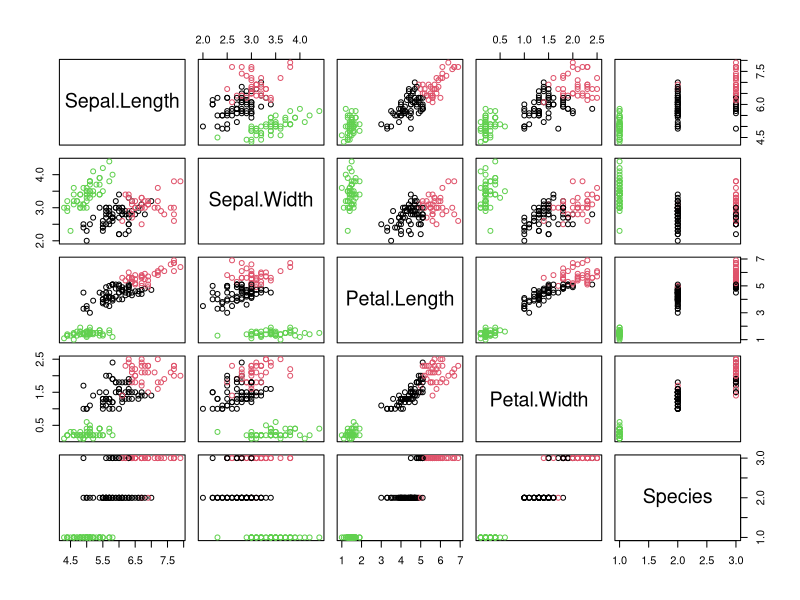
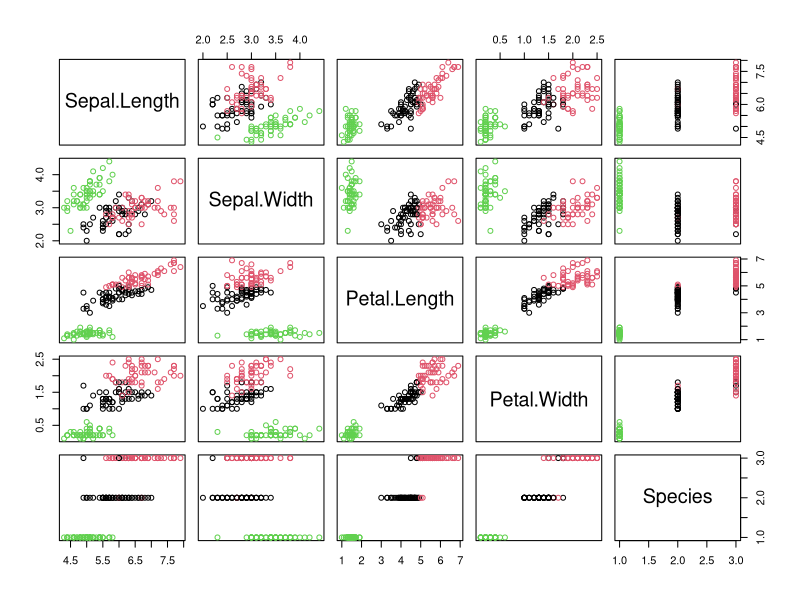
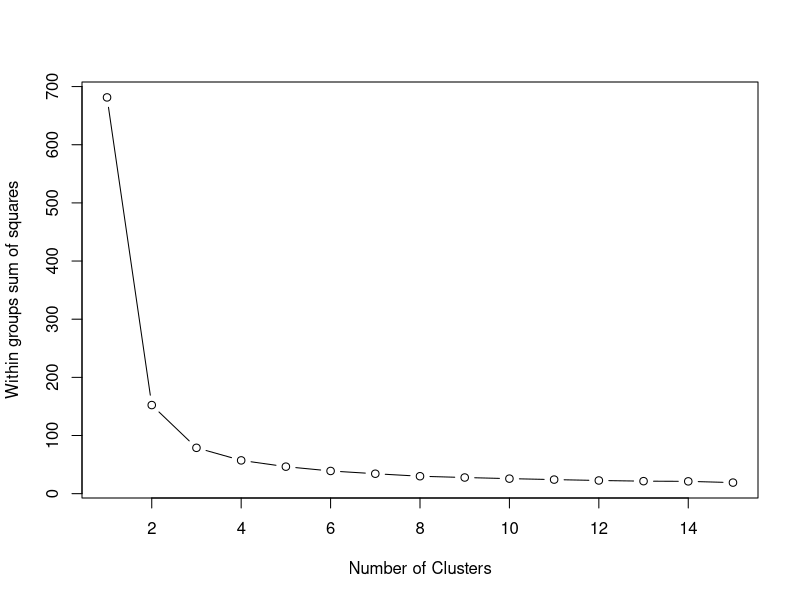

Generate these figures, in order, with R:
library(tidyverse)
library(stringr)

data("iris")

iris$Species %>% levels()
head(iris)

iris_kmeans <- kmeans(iris[,1:4], centers = 3, nstart=20)
iris_kmeans_reduced <- kmeans(iris[,3:4], centers = 3, nstart=20)

summary(iris_kmeans)
summary(iris_kmeans_reduced)

iris_kmeans

plot(iris, col = iris_kmeans$cluster)
plot(iris, col = iris_kmeans_reduced$cluster)

wss <- 0

for (i in 1:15) {
  km.out <- kmeans(iris[,1:4], centers = i, nstart = 20)
  # Save total within sum of squares to wss variable
  wss[i] <- km.out$tot.withinss
}

plot(1:15, wss, type = "b", 
     xlab = "Number of Clusters", 
     ylab = "Within groups sum of squares")

table(iris_kmeans$cluster, iris$Species)
table(iris_kmeans_reduced$cluster, iris$Species)
